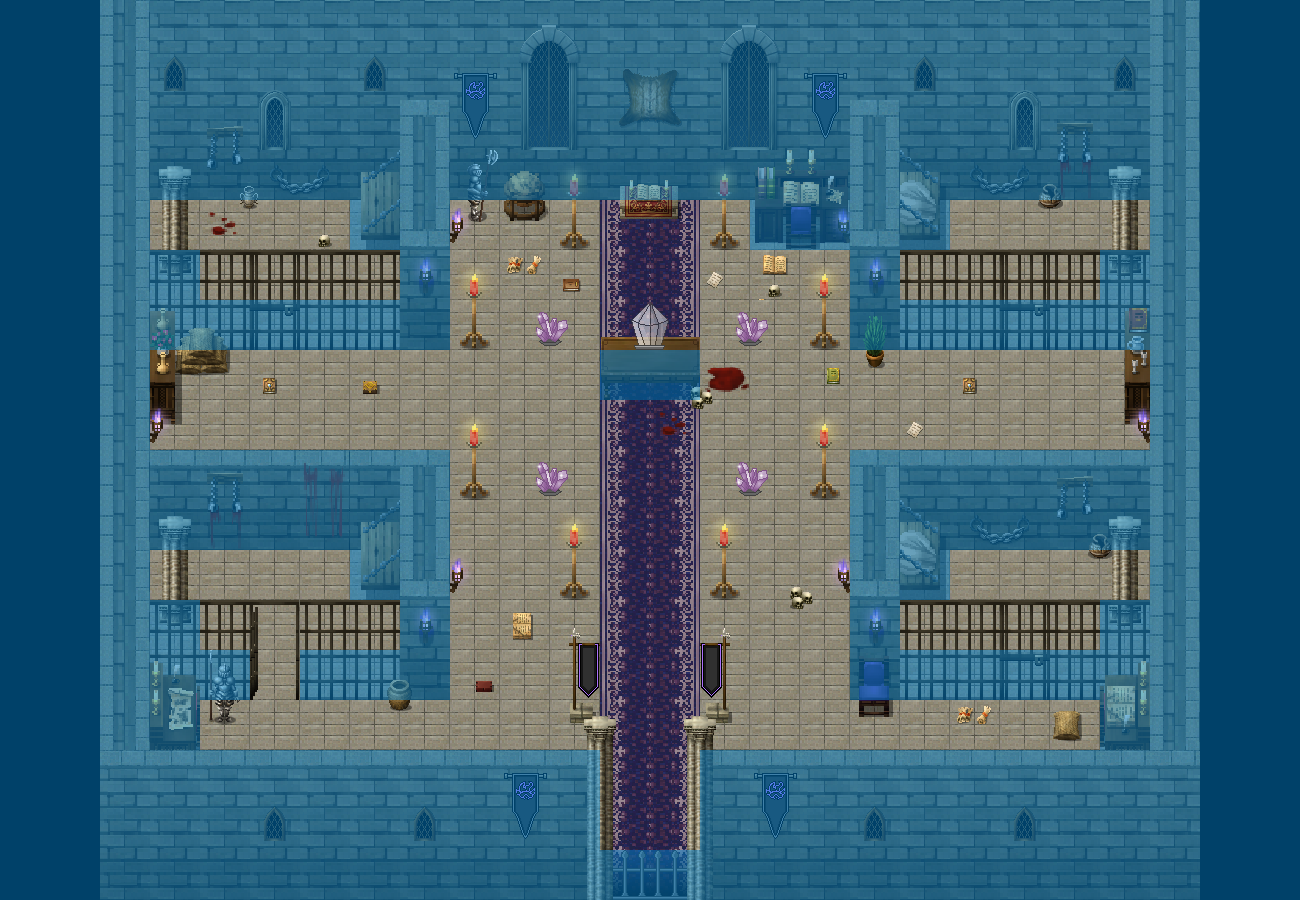

A 2D game scene composited from a Tiled map and its tileset images. What follows is a short description and the map's XML, with each tile layer's data collapsed to a summary:
An orthogonal 26x18 tile map with 50x50 px tiles, 9 tile layers (BG 1, BG 2, BG v, BG 3, ...), 3 tilesets and 41 objects.

<map version="1.2" tiledversion="1.2.5" orientation="orthogonal" renderorder="right-down" width="26" height="18" tilewidth="50" tileheight="50" infinite="0" nextlayerid="15" nextobjectid="204">
 <properties>
  <property name="dimming" value="0.5" />
  <property name="lock_teleport" value="" />
  <property name="musicpath" value="res/music/veliusroom.ogg" />
  <property name="tilesetpath" value="res/map/veliusroom/tileset_map_veliusroom.png" />
 </properties>
 <tileset firstgid="1" name="tileset_map_veliusroom" tilewidth="50" tileheight="50" spacing="2" margin="1" tilecount="529" columns="23">
  <image source="tileset_map_veliusroom.png" width="1200" height="1200" />
  <tile id="79">
   <properties>
    <property name="light" value="25,25,100,150,0.8" />
   </properties>
   <animation>
    <frame tileid="79" duration="100" />
    <frame tileid="80" duration="100" />
    <frame tileid="81" duration="100" />
   </animation>
  </tile>
  <tile id="81">
   <objectgroup draworder="index" />
  </tile>
  <tile id="100">
   <objectgroup draworder="index">
    <object id="1" x="36" y="13" width="34" height="32" />
   </objectgroup>
  </tile>
  <tile id="102">
   <objectgroup draworder="index">
    <object id="1" x="18" y="0" width="10" height="46" />
   </objectgroup>
  </tile>
  <tile id="104">
   <objectgroup draworder="index">
    <object id="1" x="0" y="0" width="8" height="50" />
   </objectgroup>
  </tile>
  <tile id="172">
   <properties>
    <property name="light" value="10,15,50,100,1" />
   </properties>
   <animation>
    <frame tileid="172" duration="100" />
    <frame tileid="173" duration="100" />
    <frame tileid="174" duration="100" />
   </animation>
  </tile>
  <tile id="195">
   <properties>
    <property name="light" value="25,15,50,100,1" />
   </properties>
   <animation>
    <frame tileid="195" duration="100" />
    <frame tileid="196" duration="100" />
    <frame tileid="197" duration="100" />
   </animation>
  </tile>
  <tile id="218">
   <properties>
    <property name="light" value="40,10,50,100,1" />
   </properties>
   <animation>
    <frame tileid="218" duration="100" />
    <frame tileid="219" duration="100" />
    <frame tileid="220" duration="100" />
   </animation>
  </tile>
  <tile id="259">
   <objectgroup draworder="index">
    <object id="1" x="20" y="0" width="25" height="25" />
   </objectgroup>
  </tile>
  <tile id="260">
   <objectgroup draworder="index">
    <object id="1" x="5" y="0" width="25" height="25" />
   </objectgroup>
  </tile>
 </tileset>
 <tileset firstgid="530" name="tileset_map_npcs" tilewidth="50" tileheight="50" spacing="2" margin="1" tilecount="77" columns="7">
  <image source="../../convenience/tilesets/tileset_map_npcs.png" width="364" height="574" />
 </tileset>
 <tileset firstgid="607" name="tileset_map_dynamic_tiles" tilewidth="50" tileheight="50" spacing="2" margin="1" tilecount="220" columns="20">
  <image source="../../convenience/tilesets/tileset_map_dynamic_tiles.png" width="1040" height="572" />
 </tileset>
 <layer id="1" name="BG 1" width="26" height="18">
  <data>[468 cells, 468 non-empty, 9 distinct tile ids]</data>
 </layer>
 <layer id="2" name="BG 2" width="26" height="18">
  <data>[468 cells, 165 non-empty, 54 distinct tile ids]</data>
 </layer>
 <layer id="3" name="BG v" width="26" height="18">
  <properties>
   <property name="not conditions" value="boss,BossVelius" />
  </properties>
  <data>[468 cells, 2 non-empty, 1 distinct tile ids]</data>
 </layer>
 <layer id="4" name="BG 3" width="26" height="18">
  <data>[468 cells, 89 non-empty, 57 distinct tile ids]</data>
 </layer>
 <layer id="5" name="BG 4" width="26" height="18">
  <data>[468 cells, 16 non-empty, 12 distinct tile ids]</data>
 </layer>
 <layer id="6" name="LFG 1" width="26" height="18">
  <data>[468 cells, 62 non-empty, 18 distinct tile ids]</data>
 </layer>
 <layer id="7" name="LFG 2" width="26" height="18">
  <data>[468 cells, 2 non-empty, 2 distinct tile ids]</data>
 </layer>
 <layer id="8" name="collidable" width="26" height="18">
  <data>[468 cells, 311 non-empty, 1 distinct tile ids]</data>
 </layer>
 <layer id="9" name="collidable v" width="26" height="18">
  <properties>
   <property name="not conditions" value="boss,BossVelius" />
  </properties>
  <data>[468 cells, 2 non-empty, 1 distinct tile ids]</data>
 </layer>
 <objectgroup id="10" name="collidable">
  <object id="184" x="620" y="200" width="60" height="19" />
  <object id="186" x="149" y="349" width="29" height="71" />
  <object id="187" x="178" y="349" width="49" height="23" />
  <object id="189" x="1125" y="349" width="27" height="71" />
  <object id="191" x="504.667" y="200" width="41" height="17" />
  <object id="193" x="209.333" y="700" width="26.6667" height="20.6667" />
  <object id="194" x="466.667" y="200" width="18.6667" height="18.6667" />
  <object id="203" x="1062.5" y="350" width="25" height="12.5" />
 </objectgroup>
 <objectgroup id="11" name="light">
  <object id="172" x="75" y="87.5" width="200" height="162.5">
   <ellipse />
  </object>
  <object id="173" x="1025" y="87.5" width="200" height="162.5">
   <ellipse />
  </object>
  <object id="174" x="1025" y="425" width="200" height="162.5">
   <ellipse />
  </object>
  <object id="175" x="75" y="437.5" width="200" height="162.5">
   <ellipse />
  </object>
  <object id="176" x="550" y="250" width="200" height="162.5">
   <ellipse />
  </object>
  <object id="177" x="487.5" y="425" width="125" height="112.5">
   <properties>
    <property name="brightness" value="0.5" />
   </properties>
   <ellipse />
  </object>
  <object id="178" x="687.5" y="425" width="125" height="112.5">
   <properties>
    <property name="brightness" value="0.5" />
   </properties>
   <ellipse />
  </object>
  <object id="179" x="687.5" y="275" width="125" height="112.5">
   <properties>
    <property name="brightness" value="0.5" />
   </properties>
   <ellipse />
  </object>
  <object id="180" x="487.5" y="275" width="125" height="112.5">
   <properties>
    <property name="brightness" value="0.5" />
   </properties>
   <ellipse />
  </object>
 </objectgroup>
 <objectgroup id="12" name="npc">
  <object id="159" gid="591" x="625" y="450" width="50" height="50">
   <properties>
    <property name="id" value="npc_velius" />
   </properties>
  </object>
  <object id="199" gid="590" x="625" y="500" width="50" height="50">
   <properties>
    <property name="id" value="npc_loganthird3" />
   </properties>
  </object>
  <object id="182" gid="590" x="625" y="500" width="50" height="50">
   <properties>
    <property name="id" value="npc_loganthird4" />
   </properties>
  </object>
  </objectgroup>
 <objectgroup id="13" name="trigger">
  <!-- 3 objects omitted --></objectgroup>
 <objectgroup id="14" name="dynamic">
  <!-- 5 objects omitted --></objectgroup>
</map>
<!-- 16 of 41 objects omitted -->
